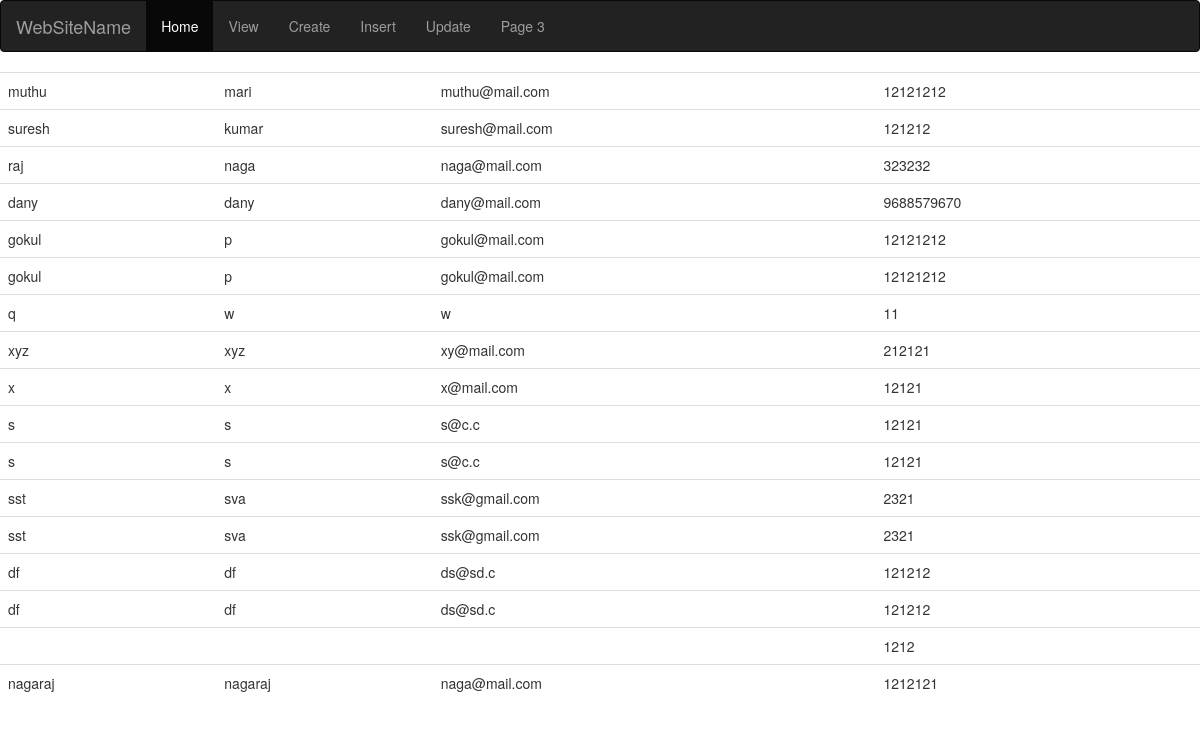
Before: / with the older database file.
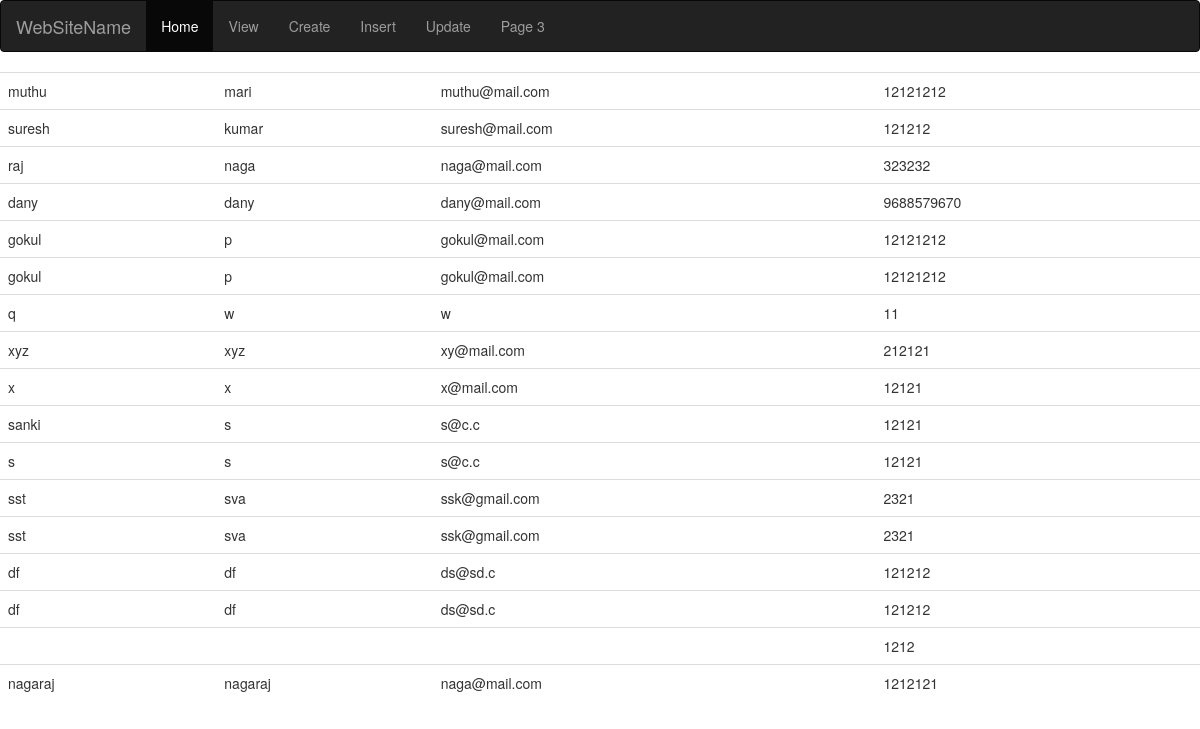
After: the same page with the newer database file.
### personal/models.py (models this page shows)
class Employee(models.Model):
    first_name = models.CharField(max_length = 50)
    last_name = models.CharField(max_length = 50)
    mail = models.CharField(max_length = 50)
    phonenumber = models.IntegerField()
    class Meta:
        db_table = "Employee"

### personal/views.py (the view)
# urls.py: path('', ArticleListView.as_view(), name='article-list'),
class ArticleListView(ListView):
    model = Employee
    def get_context_data(self, **kwargs):
        context = super().get_context_data(**kwargs)
        context['now'] = timezone.now()
        return context

### personal/templates/personal/employee_list.html
{% extends 'base.html' %}
{% block content %}
<table class="table">
  {% for item in object_list %}
  <tr>
    <td>  {{ item.first_name }}   </td>
      <td>  {{ item.last_name }}   </td>
      <td>{{ item.mail }}</td>
      <td>{{ item.phonenumber }}</td>
      </tr>
    {% endfor %}
</table>
{% endblock %}

Changed rows visible on the page:
changed Employee: first_name "s" → "sanki"
